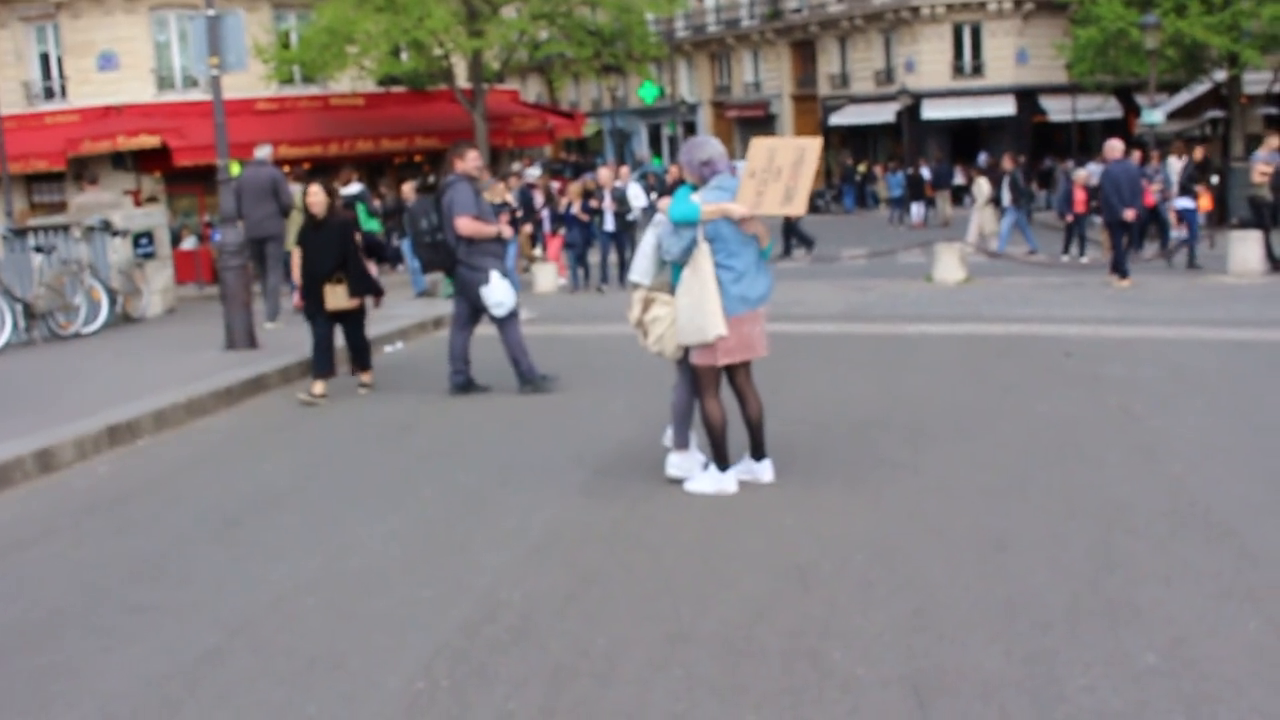
#> input picture frame 20 of main/others/input/video.avi, 1280 x 720 px, given in place of rope_down_true.mp4, which was not available
$ jupyter execute --allow-errors rope_down_true.ipynb
#> lines starting #> are read from the running program, lines starting #| are printed output that depends on the picture; pictures that were not available may be replaced by others from this repository, and a replacement may not be noted
#> further down, frame is the input picture: shape (720, 1280, 3); mean B, G, R 126.8, 125.8, 132.5
#> `frame=cv2.transpose(frame)`:
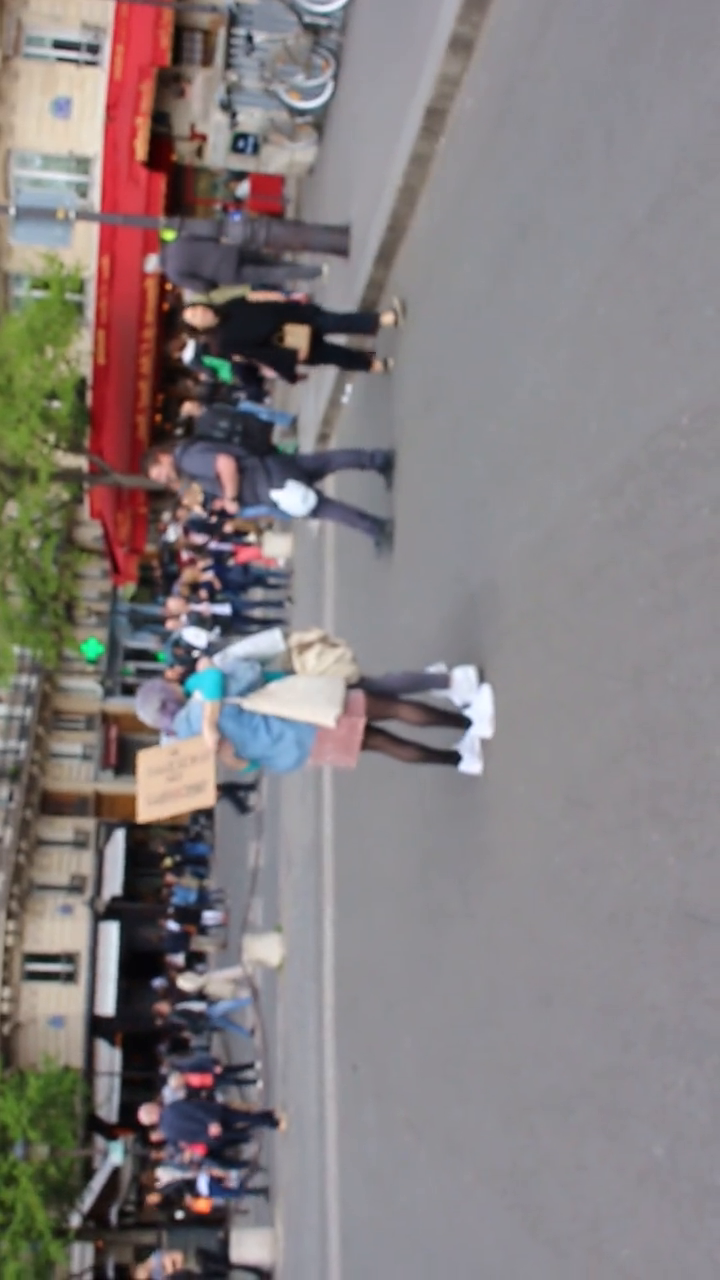
#> frame: shape (1280, 720, 3); mean B, G, R 126.8, 125.8, 132.5
#> `frame=cv2.flip(frame,1)`:
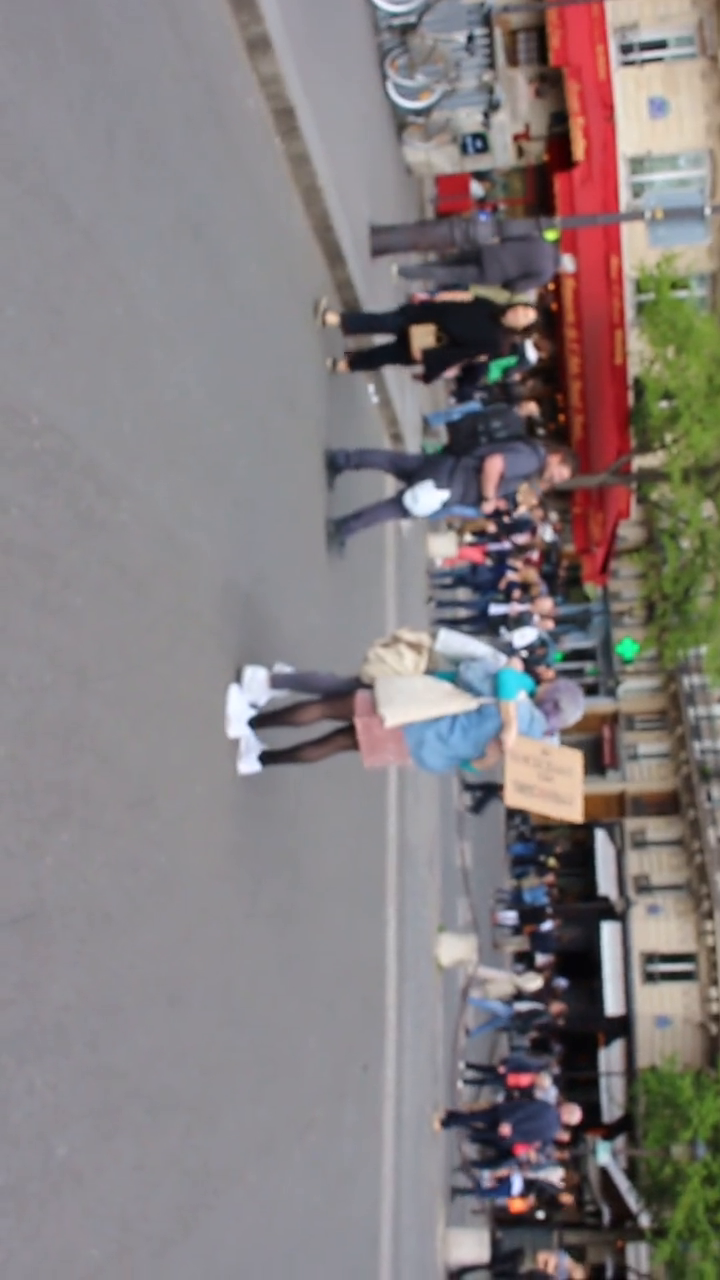
#> frame: shape (1280, 720, 3); mean B, G, R 126.8, 125.8, 132.5
[cell 1]
import sys
import cv2
import os
from sys import platform
import matplotlib.pyplot as plt
import numpy as np
import math

[cell 2]
dir_path = '/root/final/main'
sys.path.append('/root/final/main')
sys.path.append('/usr/local/python/openpose')
from openpose import *

[cell 3]
params = dict()
params["logging_level"] = 3
params["output_resolution"] = "-1x-1"
params["net_resolution"] = "-1x368"
params["model_pose"] = "BODY_25"
params["alpha_pose"] = 0.6
params["scale_gap"] = 0.25
params["scale_number"] = 1
params["render_threshold"] = 0.05
# If GPU version is built, and multiple GPUs are available, set the ID here
params["num_gpu"] = 1
params["num_gpu_start"] = 1
params["disable_blending"] = False
# Ensure you point to the correct path where models are located
params["default_model_folder"] = "/root/final/openpose/models/"
# Construct OpenPose object allocates GPU memory
#> (the rest of this cell did not finish here and is left out)

[cell 4]
def get_md(point1 , point2):
    # return Manhattan Distance of point1 and point2
    # point1 and point2 are list
    test1 = np.array(point1)
    test2 = np.array(point2)
    return np.sqrt(np.sum(np.square(test1-test2)))


def get_angle(vec1,vec2):
    # return the angle of vector one to vector two
    # negative if the vector 2 is in the clockwise of vector 1
    #vec1 and vec2 are list
    x = np.array(vec1)
    y = np.array(vec2)
    #lenth
    Lx = np.sqrt(x.dot(x))
    Ly = np.sqrt(y.dot(y))
    cos_angle = x.dot(y)/(Lx*Ly)
    angle = np.arccos(cos_angle)
    angle2 = angle*360/2/np.pi
    crossdd = np.cross(x,y)
    if (crossdd <= 0):
        return angle2
    else:
        return -angle2

[cell 5]
test1 = "barbell_curls_true"
test2 = "barbell_curls_wrong"
test3 = "dumbbell_lateral_raise_true"
test4 = "dumbbell_lateral_raise_wrong"
test5 = "dumbbell_lateral_raise_whole_true"
test6 = "dumbbell_lateral_raise_whole_wrong1"
test7 = "dumbbell_lateral_raise_whole_wrong2"
test8 = "dumbbell_rowing_true"
test9 = "dumbbell_rowing_wrong"
test10 = "rope_down_true"
test11 = "rope_down_wrong"
test12 = "squat_true"
test13 = "squat_wrong"
# the path of the video
input_path = "/root/final/main/test_video/test_video1/"
input_video = test10
input_type = ".mp4"
cap = cv2.VideoCapture(input_path+input_video+input_type)
# create the output folder
folder = os.path.exists("output_video/"+ input_video)
if not folder:
    os.makedirs("output_video/"+ input_video)

count = 0
num_count = 0
theta1_list = []
theta2_list = []
theta3_list = []
feedback = []
index_count = []
#> (the rest of this cell did not finish here and is left out)

[cell 6]
x1 = range(0, len(theta2_list))
y1 = theta2_list
plt.subplot(2, 1, 1)
plt.plot(x1, y1, 'o-')
plt.title('line(elbow,wrist) with vertical')
plt.ylabel('degree')

plt.show()
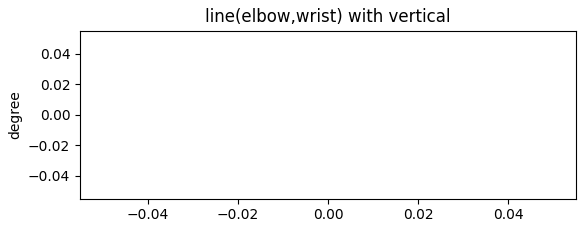
#> figure drawn by matplotlib, 1 panel

[cell 7]
x1 = range(0, len(theta1_list))
y1 = theta1_list
plt.subplot(2, 1, 1)
plt.plot(x1, y1, 'o-')
plt.title('line(neck,midhip) with vertical')
plt.ylabel('degree')

plt.show()

[cell 8]
x1 = range(0, len(theta3_list))
y1 = theta3_list
plt.subplot(2, 1, 1)
plt.plot(x1, y1, 'o-')
plt.title('line(shoulder , elbow) with line(neck , midhip)')
plt.ylabel('degree')

plt.show()
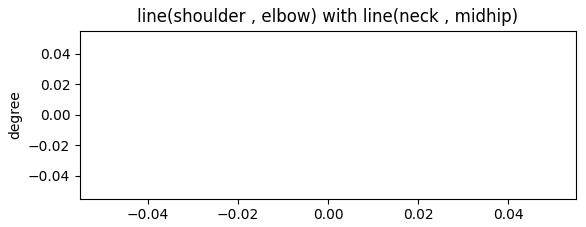
#> figure drawn by matplotlib, 1 panel

$ run again, starting later in the video
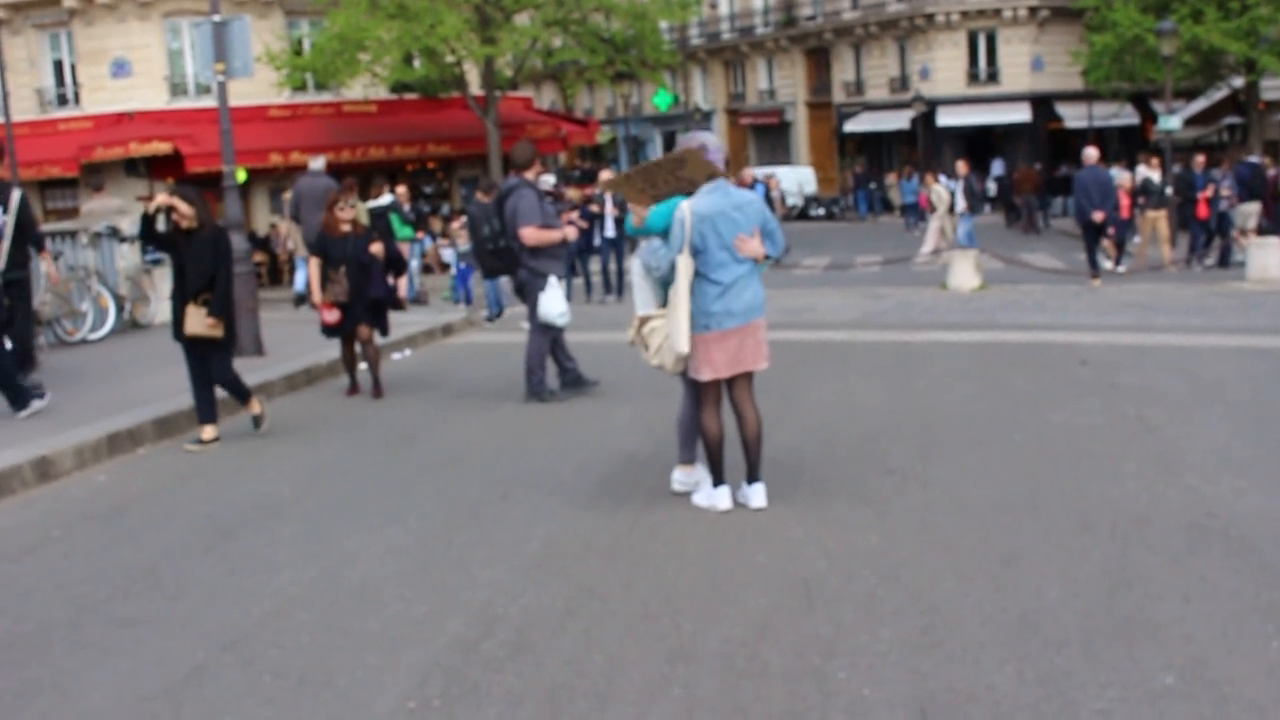
#> input picture frame 92 of main/others/input/video.avi, 1280 x 720 px, given in place of rope_down_true.mp4, which was not available
#> frame is the input picture: shape (720, 1280, 3); mean B, G, R 118.3, 117.4, 123.5
#> `frame=cv2.transpose(frame)`:
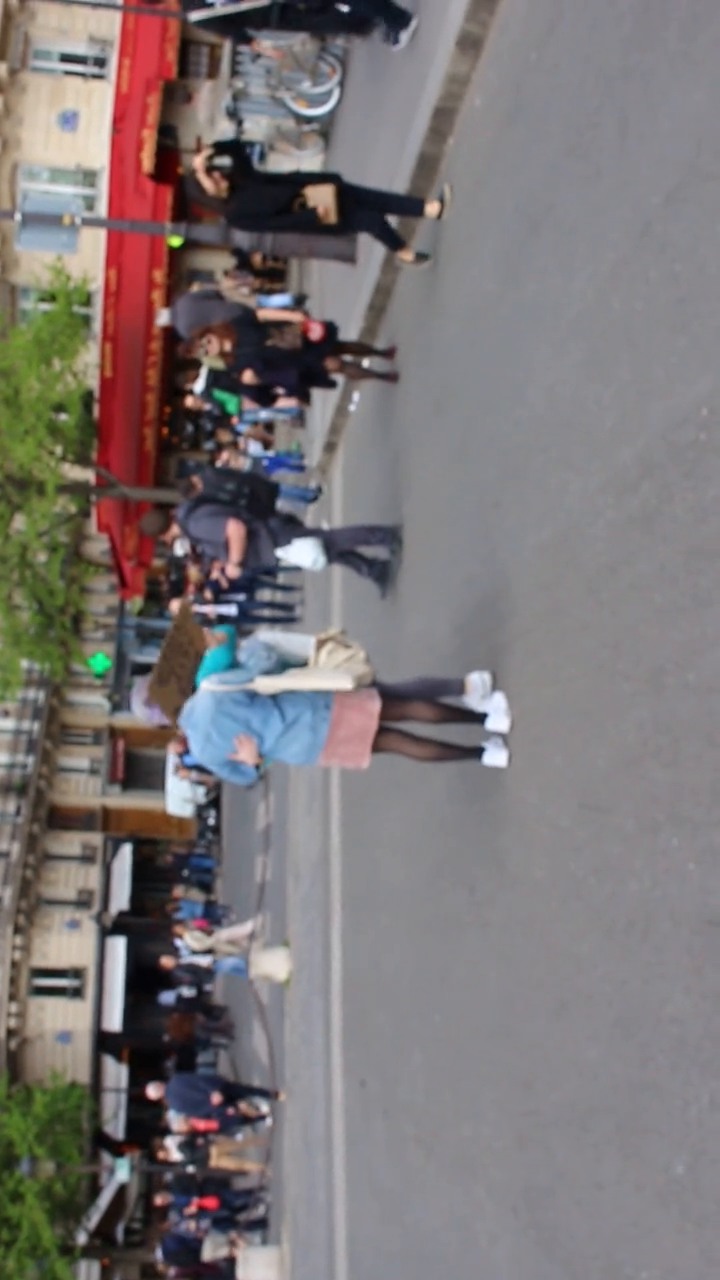
#> frame: shape (1280, 720, 3); mean B, G, R 118.3, 117.4, 123.5
#> `frame=cv2.flip(frame,1)`:
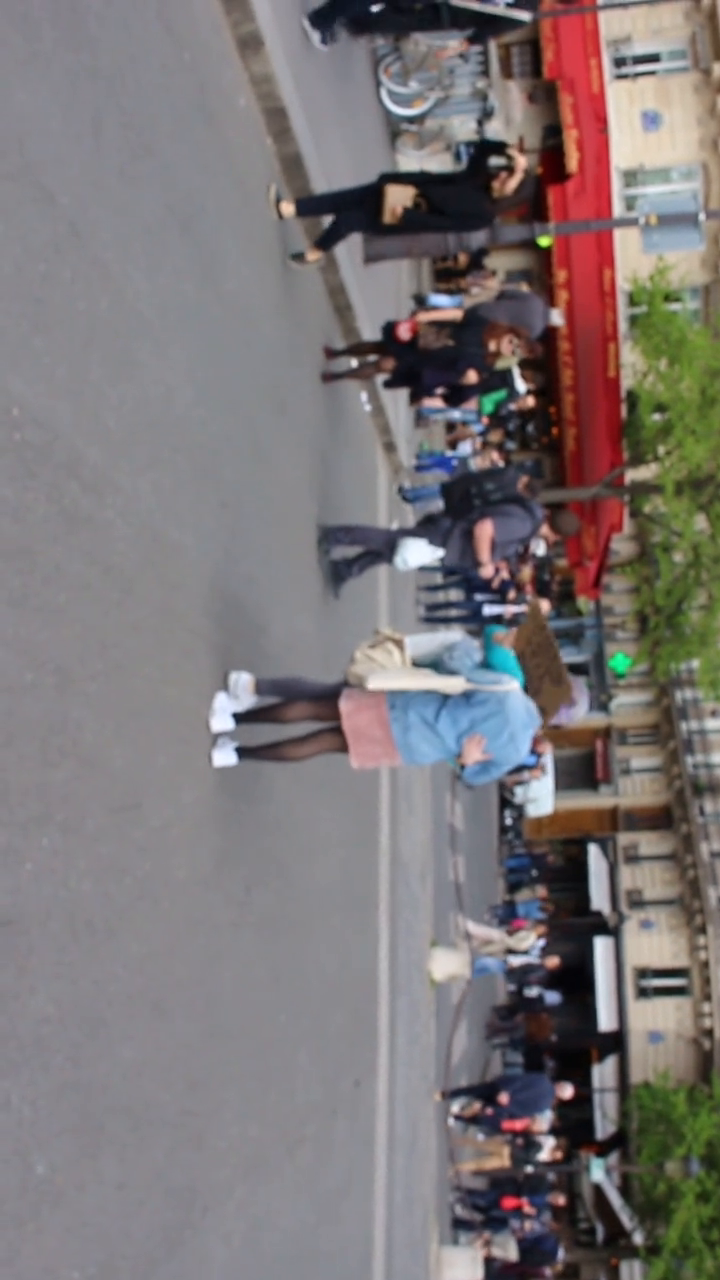
#> frame: shape (1280, 720, 3); mean B, G, R 118.3, 117.4, 123.5

$ run again, starting later in the video
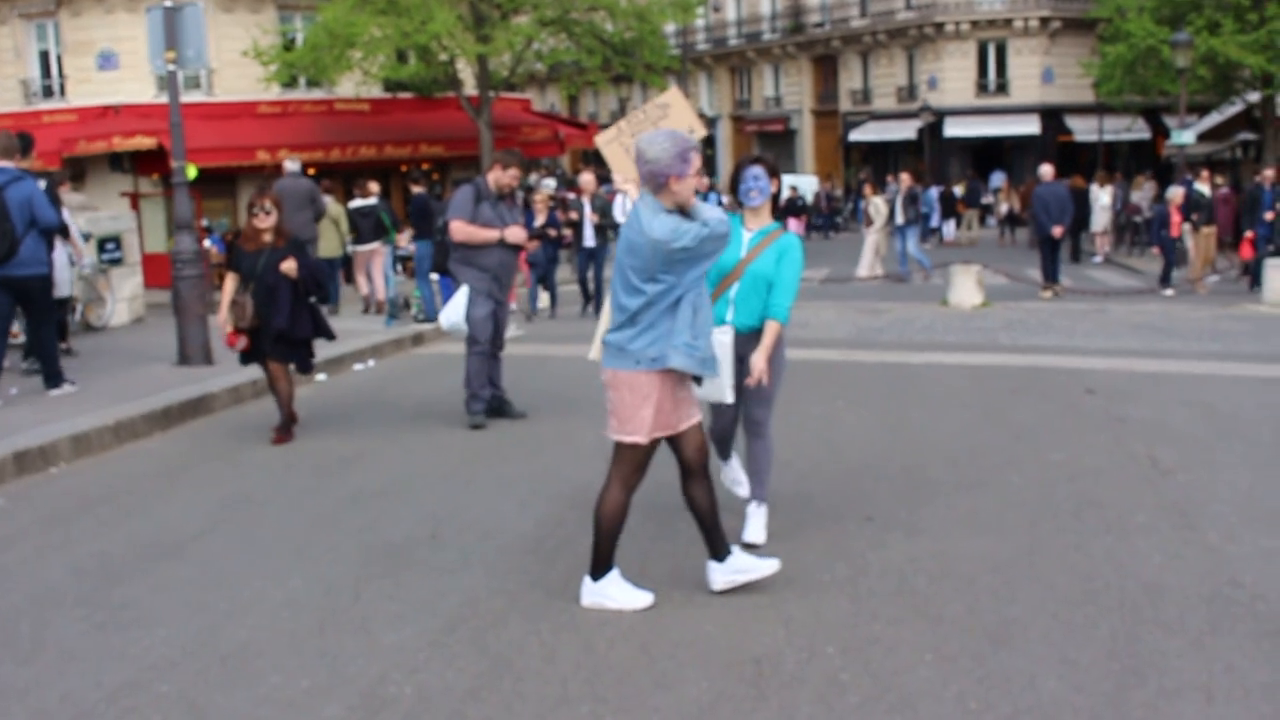
#> input picture frame 164 of main/others/input/video.avi, 1280 x 720 px, given in place of rope_down_true.mp4, which was not available
#> frame is the input picture: shape (720, 1280, 3); mean B, G, R 118.9, 117.3, 122.5
#> `frame=cv2.transpose(frame)`:
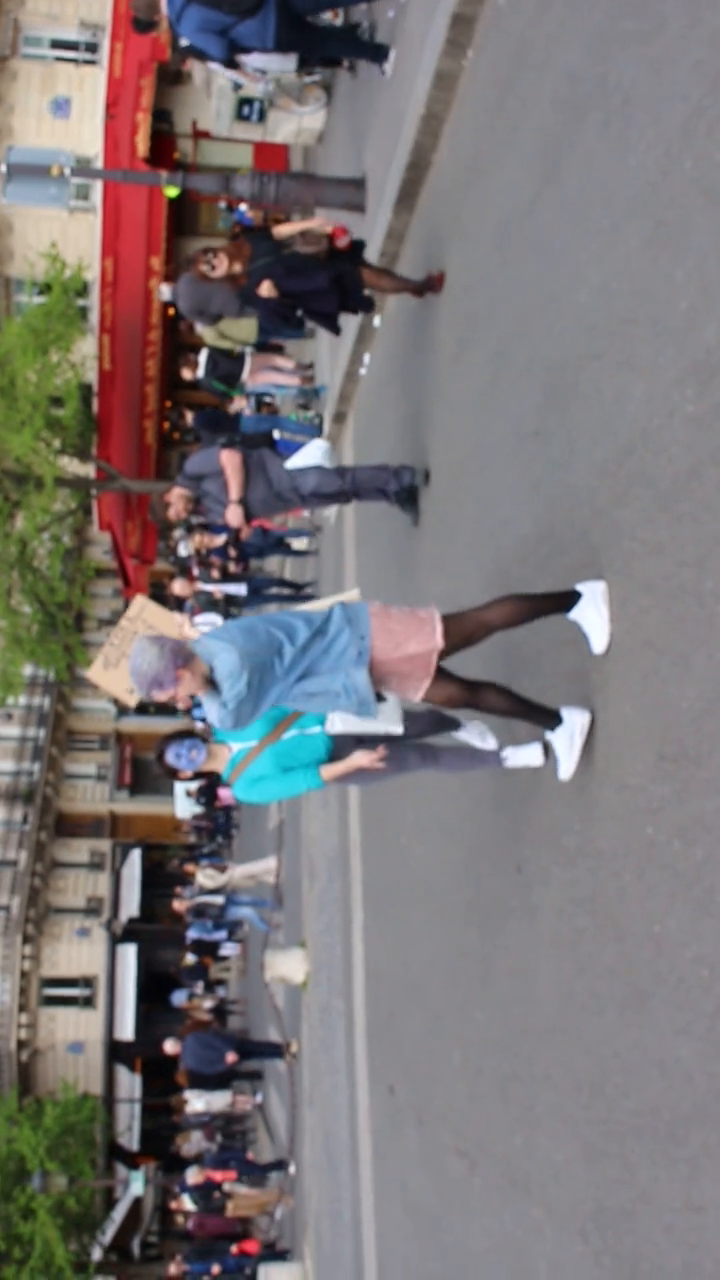
#> frame: shape (1280, 720, 3); mean B, G, R 118.9, 117.3, 122.5
#> `frame=cv2.flip(frame,1)`:
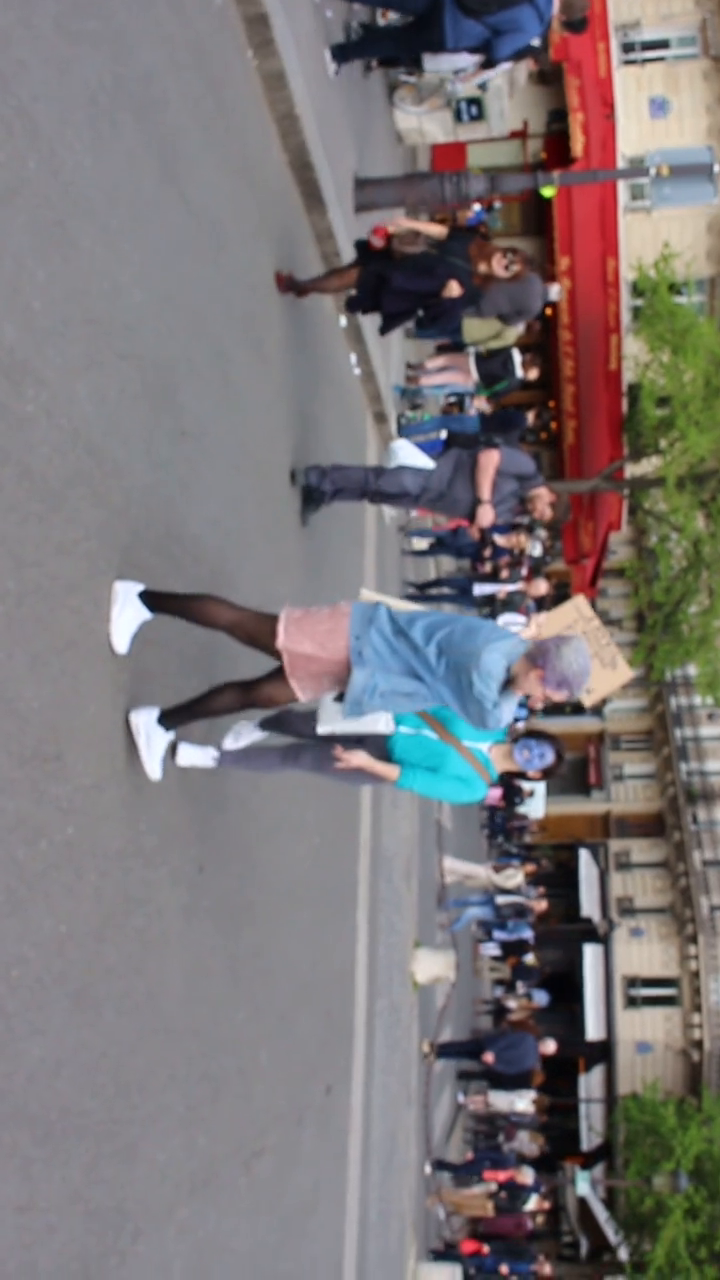
#> frame: shape (1280, 720, 3); mean B, G, R 118.9, 117.3, 122.5
